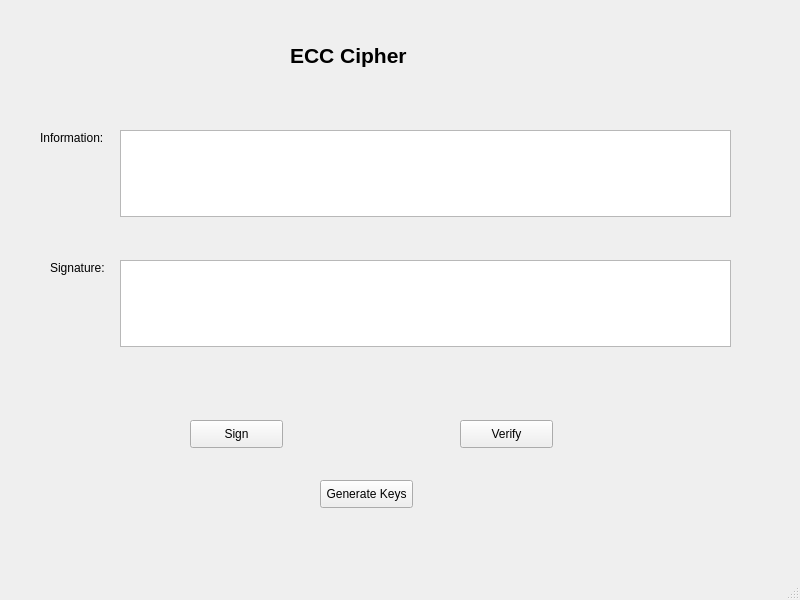
<?xml version="1.0" encoding="UTF-8"?>
<ui version="4.0">
 <class>MainWindow</class>
 <widget class="QMainWindow" name="MainWindow">
  <property name="geometry">
   <rect>
    <x>0</x>
    <y>0</y>
    <width>800</width>
    <height>600</height>
   </rect>
  </property>
  <property name="windowTitle">
   <string>MainWindow</string>
  </property>
  <widget class="QWidget" name="centralwidget">
   <widget class="QLabel" name="label">
    <property name="geometry">
     <rect>
      <x>290</x>
      <y>40</y>
      <width>151</width>
      <height>31</height>
     </rect>
    </property>
    <property name="font">
     <font>
      <pointsize>16</pointsize>
      <weight>75</weight>
      <bold>true</bold>
     </font>
    </property>
    <property name="text">
     <string>ECC Cipher</string>
    </property>
   </widget>
   <widget class="QLabel" name="label_2">
    <property name="geometry">
     <rect>
      <x>40</x>
      <y>130</y>
      <width>71</width>
      <height>16</height>
     </rect>
    </property>
    <property name="text">
     <string>Information:</string>
    </property>
   </widget>
   <widget class="QLabel" name="label_3">
    <property name="geometry">
     <rect>
      <x>50</x>
      <y>260</y>
      <width>61</width>
      <height>16</height>
     </rect>
    </property>
    <property name="text">
     <string>Signature:</string>
    </property>
   </widget>
   <widget class="QTextEdit" name="txt_info">
    <property name="geometry">
     <rect>
      <x>120</x>
      <y>130</y>
      <width>611</width>
      <height>87</height>
     </rect>
    </property>
   </widget>
   <widget class="QTextEdit" name="txt_signature">
    <property name="geometry">
     <rect>
      <x>120</x>
      <y>260</y>
      <width>611</width>
      <height>87</height>
     </rect>
    </property>
   </widget>
   <widget class="QPushButton" name="btn_sign">
    <property name="geometry">
     <rect>
      <x>190</x>
      <y>420</y>
      <width>93</width>
      <height>28</height>
     </rect>
    </property>
    <property name="text">
     <string>Sign</string>
    </property>
   </widget>
   <widget class="QPushButton" name="btn_verify">
    <property name="geometry">
     <rect>
      <x>460</x>
      <y>420</y>
      <width>93</width>
      <height>28</height>
     </rect>
    </property>
    <property name="text">
     <string>Verify</string>
    </property>
   </widget>
   <widget class="QPushButton" name="btn_genkeys">
    <property name="geometry">
     <rect>
      <x>320</x>
      <y>480</y>
      <width>93</width>
      <height>28</height>
     </rect>
    </property>
    <property name="text">
     <string>Generate Keys</string>
    </property>
   </widget>
  </widget>
  <widget class="QMenuBar" name="menubar">
   <property name="geometry">
    <rect>
     <x>0</x>
     <y>0</y>
     <width>800</width>
     <height>26</height>
    </rect>
   </property>
  </widget>
  <widget class="QStatusBar" name="statusbar"/>
 </widget>
 <resources/>
 <connections/>
</ui>
